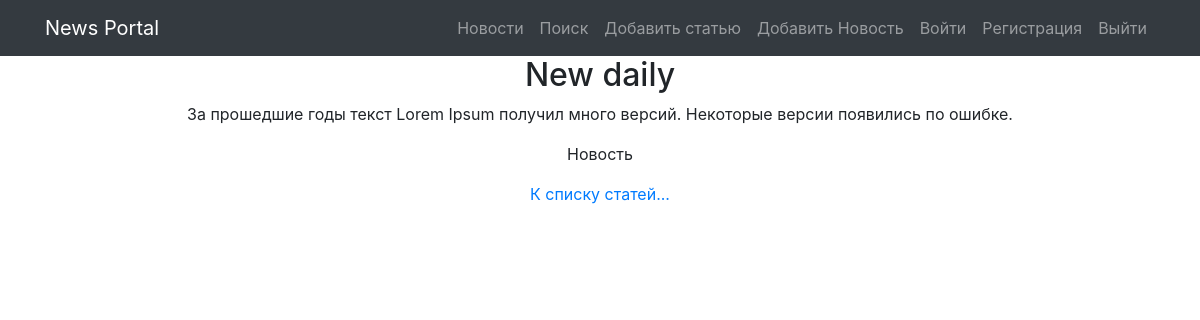
Page /news/4/ on the earlier database version.
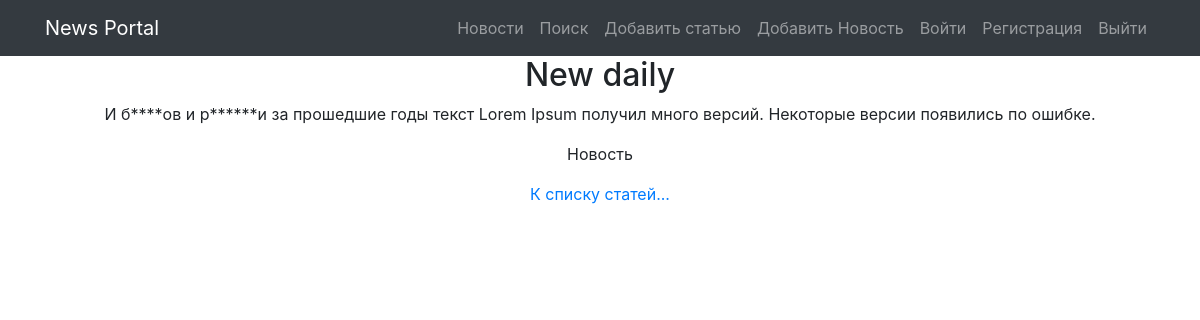
Same page on the later database version.
### news/models.py (models this page shows, shortened)
class Post(models.Model):
    class Meta:
        verbose_name = 'Пост'
        verbose_name_plural = 'Посты'
    ARTICLE = 'article'
    NEWS = 'news'
    POST_TYPES = [
        (ARTICLE, 'Статья'),
        (NEWS, 'Новость'),
    ]
    author = models.ForeignKey(Author, verbose_name='Автор', on_delete=models.CASCADE)
    post_type = models.CharField(max_length=10, verbose_name='тип поста', choices=POST_TYPES)
    created_at = models.DateTimeField(auto_now_add=True)
    category = models.ManyToManyField(Category, verbose_name='Категория', through='PostCategory')
    title = models.CharField(max_length=200, verbose_name='Заголовок')
    text = models.TextField(verbose_name='Содержание')
    rating = models.IntegerField(default=0, verbose_name='Рейтинг')

### news/views.py (the view)
# urls.py: path('news/<int:pk>/', PostDetailView.as_view(), name='post_detail'),
class PostDetailView(DetailView):
    model = Post
    template_name = 'news/post_detail.html'
    context_object_name = 'post'

### news/templatetags/custom_filters.py (called while the page is built)
@register.filter()
def censor(post_text: str):
    if not isinstance(post_text, str):
        raise ValueError('Можно применить только к строке!')  # Если строка, то в ней уже ищем плохие слова
    if 'редиск' or 'баран' in post_text:
        text = post_text.replace('редиск', 'р******')
        text = text.replace('баран', 'б****')
        return text

### templates/news/post_detail.html (shortened to what this page needs)
{% extends 'flatpages/default.html' %}
{% load custom_filters %}
{% block content %}
  <h2>{{ post.title }}</h2>
  <p>{{ post.text|censor }}</p>
  <p>
	  {% if post.post_type == 'news' %}
		  <td>Новость</td>
		  {% else %}
		  <td>Статья</td>
	  {% endif %}
  </p>
	<a href="{% url 'news_list' %}" class="card-link">К списку статей...</a>
{% endblock %}

Differences in the rows shown:
changed Post "New daily": text|censor "За прошедшие годы текст Lorem Ipsum получил много версий. Некоторые версии появились по ошибке." → "И б****ов и р******и за прошедшие годы текст Lorem Ipsum получил много версий. Некоторые версии появились по ошибке."
